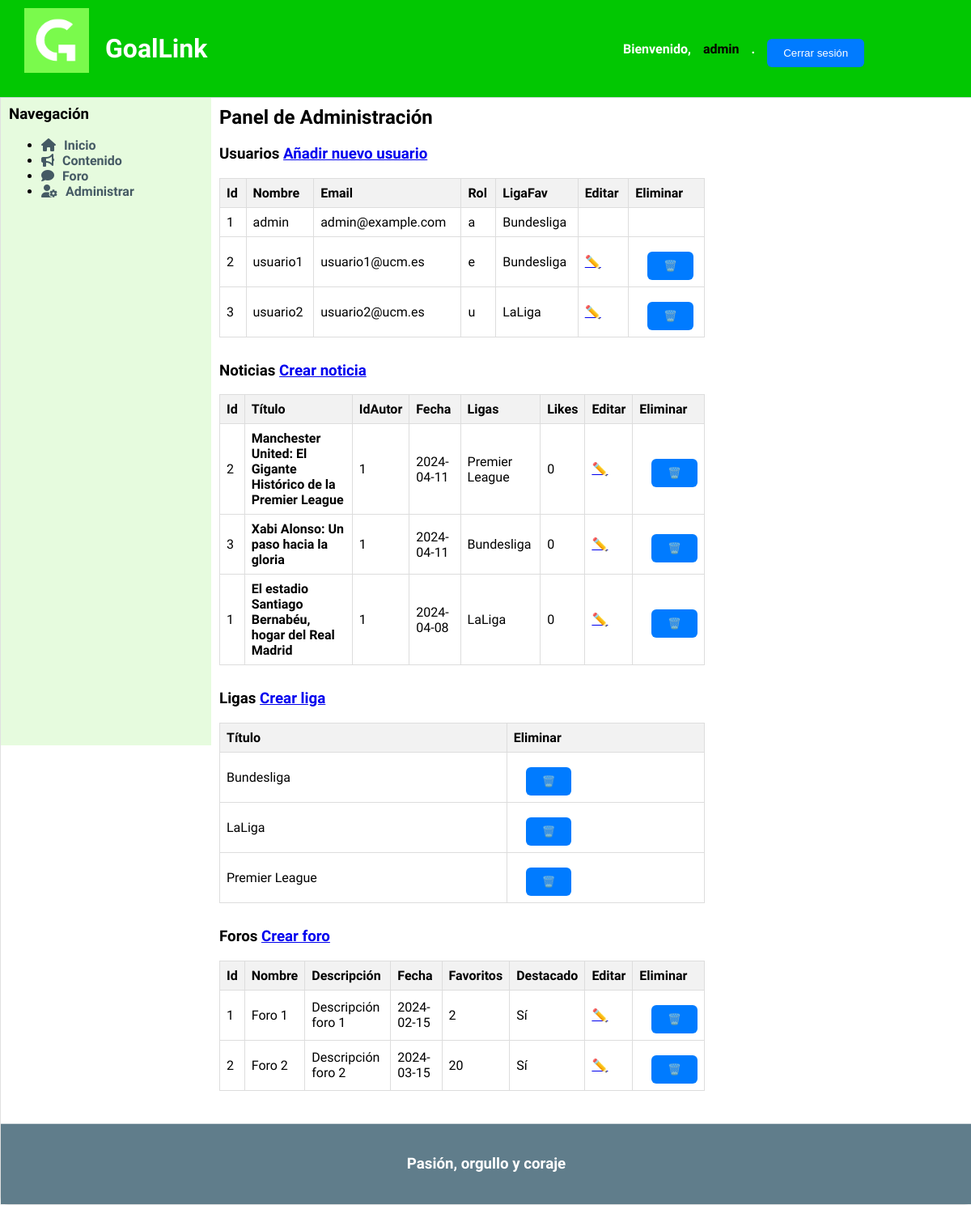
The app's page /admin.php (signed in) with its own data.
### tables this page shows
CREATE TABLE `usuario` (
  `id` int(11) NOT NULL,
  `nombre` varchar(15) NOT NULL,
  `email` varchar(30) NOT NULL,
  `password` varchar(100) NOT NULL,
  `rol` char(1) NOT NULL DEFAULT 'u' COMMENT '(u)suario(default), (a)dmin, (e)ditor, (m)oderador',
  `liga_fav` varchar(20) DEFAULT NULL,
  `imagen` varchar(255) DEFAULT NULL
);

CREATE TABLE `noticia` (
  `id` int(11) NOT NULL,
  `titulo` varchar(100) NOT NULL,
  `id_autor` int(11) DEFAULT NULL,
  `contenido` text DEFAULT NULL,
  `fecha` date NOT NULL,
  `likes` int(11) DEFAULT 0,
  `destacado` tinyint(1) NOT NULL DEFAULT 0,
  `imagen1` varchar(255) DEFAULT NULL,
  `liga` varchar(20) DEFAULT NULL
);

CREATE TABLE `ligas` (
  `nombre` varchar(20) NOT NULL,
  `logo` varchar(255) DEFAULT NULL
);

CREATE TABLE `foro` (
  `id` int(11) NOT NULL,
  `titulo` varchar(100) NOT NULL,
  `descripcion` varchar(200) DEFAULT NULL,
  `fecha` date NOT NULL,
  `favoritos` int(11) DEFAULT 0,
  `destacado` tinyint(1) NOT NULL DEFAULT 0
);

### includes/config.php (called while the page is built, shortened)
<?php
spl_autoload_register(function ($class) {
    $prefix = 'es\\ucm\\fdi\\aw\\';
    $base_dir = implode(DIRECTORY_SEPARATOR, [__DIR__, 'src', '']);
    $len = strlen($prefix);
    $relative_class = substr($class, $len);
    $file = $base_dir . str_replace('\\', '/', $relative_class) . '.php';
});
$app = \es\ucm\fdi\aw\Aplicacion::getInstance();

### includes/src/Aplicacion.php (called while the page is built, shortened)
<?php
class Aplicacion
{
    private static $instancia;
    public static function getInstance()
    {
        if (!self::$instancia instanceof self) {
            self::$instancia = new static();
        }
        return self::$instancia;
    }
    private $inicializada;
    private $rutaRaizApp;
    private function __construct()
    {
        $this->inicializada = false;
    }
    public function init($bdDatosConexion, $rutaApp = '/', $dirInstalacion = __DIR__)
    {
        if (!$this->inicializada) {
            $this->rutaRaizApp = $rutaApp;
            $tamRutaRaizApp = mb_strlen($this->rutaRaizApp);
            if ($tamRutaRaizApp > 0 && mb_substr($this->rutaRaizApp, $tamRutaRaizApp-1, 1) === '/') {
                $this->rutaRaizApp = mb_substr($this->rutaRaizApp, 0, $tamRutaRaizApp - 1);
            }
            $this->inicializada = true;
        }
    }
    public function resuelve($path = '')
    {
        $rutaAppLongitudPrefijo = mb_strlen($this->rutaRaizApp);
        return $this->rutaRaizApp . $path;
    }
    public function usuarioLogueado()
    {
        return ($_SESSION['login'] ?? false) === true;
    }
    public function esAdmin()
    {
        return $this->usuarioLogueado() && ($_SESSION['rol'] == 'a');
    }
    public function esEditor()
    {
        return $this->usuarioLogueado() && ($_SESSION['rol'] == 'e');
    }
}

### includes/src/usuarios/Usuario.php (called while the page is built, shortened)
<?php
class Usuario
{
    private $id;
    private $nombre;
    private $email;
    private $rol;
    private $liga_fav;
    public function __construct($nombre, $email, $password, $rol, $liga_fav,  $imagen=null, $id=null)
    {
        $this->id=$id;
        $this->nombre = $nombre;
        $this->email=$email;
        $this->rol = $rol;
        $this->liga_fav=$liga_fav;
    }
    public static function listaUsuario() {
        $app = Aplicacion::getInstance();
        $conn = $app->getConexionBd();
        $result = $conn->query("SELECT * FROM usuario");
        if($result){
            if($result->num_rows>0){
                while($array=$result->fetch_assoc()){
                    $user= new Usuario($array['nombre'], $array['email'],($array['password']),$array['rol'], $array['liga_fav'],$array['imagen'],$array['id']);
                    $lista[]=$user;
                }
                return $lista;
            }
            else{
                return NULL;
            }
        }
    }
    public function getId()
    {
        return $this->id;
    }
    public function getNombre()
    {
        return $this->nombre;
    }
    public function getRol()
    {
        return $this->rol;
    }
    public function getEmail()
    {
        return $this->email;
    }
    public function getLigaFav(){
        return $this->liga_fav;
    }
}

### includes/src/noticias/Noticia.php (called while the page is built, shortened)
<?php
class Noticia
{
    private $id;
    private $id_autor;
    private $titulo;
    private $fecha;
    private $likes;
    private $destacado;
    private $liga;
    public function __construct($id, $id_autor, $titulo, $contenido, $fecha, $likes, $destacado, $liga,  $imagen1=NULL)
    {
        $this->id = $id;
        $this->id_autor = $id_autor;
        $this->titulo = $titulo;
        $this->fecha = $fecha;
        $this->likes = $likes;
        $this->destacado = $destacado;
        if ($imagen1 !== NULL) {
            $this->imagen1 = file_get_contents($imagen1);
        }
        $this->liga=$liga;
    }
    public static function compararFechas($a, $b) {
        $aFecha=strtotime($a->getFecha());
        $bFecha=strtotime($b->getFecha());
        if ($bFecha==$aFecha) {
            return 0;
        }
        return ($aFecha > $bFecha) ? -1 : 1;
    }
    public static function listaDestacados($n) {
        $app = Aplicacion::getInstance();
        $conn = $app->getConexionBd();
        $result = $conn->query("SELECT * FROM noticia WHERE destacado>=$n");
        if($result && $result->num_rows>0){
            while($array=$result->fetch_assoc()){
                $noticia= new Noticia($array["id"], $array["id_autor"], $array["titulo"], $array["contenido"], $array["fecha"], $array["likes"], $array["destacado"], $array["liga"],$array["imagen1"] );
                $lista[]=$noticia;
            }
            usort($lista, array('es\ucm\fdi\aw\noticias\Noticia', 'compararFechas'));
            return $lista;
        }
        return NULL;
    }
    public function getId()
    {
        return $this->id;
    }
    public function getIdAutor()
    {
        return $this->id_autor;
    }
    public function getTitulo()
    {
        return $this->titulo;
    }
    public function getFecha()
    {
        return $this->fecha;
    }
    public function getLikes()
    {
        return $this->likes;
    }
    public function getLiga()
    {
        return $this->liga;
    }
    public function getDestacado()
    {
        return $this->destacado;
    }
}

### includes/src/ligas/Liga.php (called while the page is built, shortened)
<?php
class Liga
{
    private $nombre;
    public function __construct($nombre, $logo = NULL)
    {
        $this->nombre = $nombre;
        $this->logo = file_get_contents($logo);
    }
    public static function listaLigas()
    {
        $app = Aplicacion::getInstance();
        $conn = $app->getConexionBd();
        $result = $conn->query("SELECT * FROM ligas");
        if ($result && $result->num_rows > 0) {
            $lista = array();
            while ($array = $result->fetch_assoc()) {
                $liga = new Liga($array["nombre"], $array["logo"]);
                $lista[] = $liga;
            }
            return $lista;
        }
        return NULL;
    }
    public function getNombre()
    {
        return $this->nombre;
    }
}
?>

### includes/src/foros/Foro.php (called while the page is built, shortened)
<?php
class Foro
{
    private $id;
    private $titulo;
    private $descripcion;
    private $fecha;
    private $favoritos;
    private $destacado;
    public function __construct($id, $titulo, $descripcion, $fecha, $favoritos, $destacado)
    {
        $this->id = $id;
        $this->titulo = $titulo;
        $this->descripcion = $descripcion;
        $this->fecha = $fecha;
        $this->favoritos = $favoritos;
        $this->destacado = $destacado;
    }
    public static function listaForos()
    {
        $app = Aplicacion::getInstance();
        $conn = $app->getConexionBd();
        $lista = array();
        $result = $conn->query("SELECT * FROM foro");
        if ($result && $result->num_rows > 0) {
            while ($row = $result->fetch_assoc()) {
                $foro = new Foro($row["id"], $row["titulo"], $row["descripcion"], $row["fecha"], $row["favoritos"], $row["destacado"]);
                $lista[] = $foro;
            }
        }
        return $lista;
    }
    public function getId()
    {
        return $this->id;
    }
    public function getTitulo()
    {
        return $this->titulo;
    }
    public function getDescripcion()
    {
        return $this->descripcion;
    }
    public function getFecha()
    {
        return $this->fecha;
    }
    public function getfavoritos()
    {
        return $this->favoritos;
    }
    public function getDestacado()
    {
        return $this->destacado;
    }
}

### admin.php (the view, shortened to what this page needs)
<?php
require_once __DIR__.'/includes/config.php';
$contenido="<h2>Panel de Administración</h2>";
if($app->esAdmin()){
    $contenido .= <<<EOS
    <h3>Usuarios   <a href='anadirUsuario.php'>Añadir nuevo usuario</a></h3>
    EOS;
    $usuarios=es\ucm\fdi\aw\usuarios\Usuario::listaUsuario();
    if ($usuarios !== NULL) {
        $contenido .= "<table class='tabla-usuarios'>";
        $contenido .= "<tr><th>Id</th><th>Nombre</th><th>Email</th><th>Rol</th><th>LigaFav</th><th>Editar </th><th> Eliminar </th></tr>";
        foreach ($usuarios as $usuario) {
            $contenido .= "<tr>";
            $contenido .= "<td>" . $usuario->getId() . "</td>";
            $contenido .= "<td>" . $usuario->getNombre() . "</td>";
            $contenido .= "<td>" . $usuario->getEmail() . "</td>";
            $contenido .= "<td>" . $usuario->getRol() . "</td>";
            $contenido .= "<td>" . $usuario->getLigaFav() . "</td>";
            if($usuario->getRol()!="a") {
                $contenido .= "<td>" ." <a href='editUsuarios.php?usuario=" . urlencode($usuario->getNombre()) . "'>✏️</a>". "</td>";
                $formDelete = new FormularioUsuarioEliminar($usuario->getNombre());
                $contenido .= "<td>" . $formDelete->gestiona(). "</td>";
            }
            else{
                $contenido .= "<td>"."". "</td>";
                $contenido .= "<td>"."". "</td>";
            }
            $contenido .= "</tr>";
        }
        $contenido .= "</table>";
    } else {
        $contenido .= "<p>No se encontraron usuarios.</p>";
    }
}
if($app->esEditor() || $app->esAdmin()){
    $contenido .= <<<EOS
    <h3>Noticias
    <a href="crearNoticia.php">   Crear noticia</a></h3>
    EOS;
    $noticias = \es\ucm\fdi\aw\noticias\Noticia::listaDestacados(0);
    if ($noticias !== NULL) {
        $contenido .= "<table class='tabla-noticias'>";
        $contenido .= "<tr><th>Id</th><th>Título</th><th>IdAutor</th><th>Fecha</th><th>Ligas</th><th>Likes</th><th>Editar</th><th>Eliminar</th></tr>";
        foreach ($noticias as $noticia) {
            $contenido .= "<tr>";
            $contenido .= "<td>" . $noticia->getId() . "</td>";
            if(!$noticia->getDestacado()){
                $contenido .= "<td>" . $noticia->getTitulo() . "</td>";
            }
            else{
                $contenido .= "<td><b>" . $noticia->getTitulo() . "</b></td>";
            }                $contenido .= "<td>" . $noticia->getIdAutor() . "</td>";
            $contenido .= "<td>" . $noticia->getFecha() . "</td>";
            $contenido .= "<td>" . $noticia->getLiga() . "</td>";
            $contenido .= "<td>" . $noticia->getLikes() . "</td>";
            $contenido .= "<td>" ." <a href='editNoticias.php?noticia=" . urlencode($noticia->getId()) . "'>✏️</a>". "</td>";
            $formDelete = new FormularioNoticiaEliminar($noticia->getId());
            $contenido .= "<td>" . $formDelete->gestiona(). "</td>";
            $contenido .= "</tr>";
        }
        $contenido .= "</table>";
        } else {
            $contenido .= "<p>No se encontraron noticias destacadas.</p>";
        }
    }
if($app->esEditor() || $app->esAdmin()){
    $contenido .= <<<EOS
    <h3>Ligas
    <a href="crearLiga.php">   Crear liga</a></h3>
    EOS;
    $ligas = \es\ucm\fdi\aw\ligas\Liga::listaLigas();
    if ($ligas !== NULL) {
        $contenido .= "<table class='tabla-ligas'>";
        $contenido .= "<tr><th>Título</th><th>Eliminar</th></tr>";
        foreach ($ligas as $liga) {
            $contenido .= "<tr>";
            $contenido .= "<td>" . $liga->getNombre() . "</td>";
            $contenido .= "<td>" . (new FormularioLigaEliminar($liga->getNombre()))->gestiona(). "</td>";
            $contenido .= "</tr>";
        }
        $contenido .= "</table>";
    } else {
        $contenido .= "<p>No se encontraron ligas .</p>";
    }
}
if($app->esAdmin() || $app->esModerador()){
    $contenido .= <<<EOS
    <h3>Foros
    <a href="crearForo.php">Crear foro</a></h3>
    EOS;
    $foros = \es\ucm\fdi\aw\foros\Foro::listaForos();
    if ($foros !== NULL) {
        $contenido .= "<table class='tabla-foros'>";
        $contenido .= "<tr><th>Id</th><th>Nombre</th><th>Descripción</th><th>Fecha</th><th>Favoritos</th><th>Destacado</th><th>Editar</th><th>Eliminar</th></tr>";
        foreach ($foros as $foro) {
            $contenido .= "<tr>";
            $contenido .= "<td>" . $foro->getId() . "</td>";
            $contenido .= "<td>" . $foro->getTitulo() . "</td>";
            $contenido .= "<td>" . $foro->getDescripcion() . "</td>";
            $contenido .= "<td>" . $foro->getFecha() . "</td>";
            $contenido .= "<td>" . $foro->getFavoritos() . "</td>";
            $contenido .= "<td>" . ($foro->getDestacado() ? 'Sí' : 'No') . "</td>";
            $contenido .= "<td>" ." <a href='editarForo.php?foro=" . urlencode($foro->getId()) . "'>✏️</a>". "</td>";
            $formDelete = new FormularioForoEliminar($foro->getId());
            $contenido .= "<td>" . $formDelete->gestiona(). "</td>";
            $contenido .= "</tr>";
        }
        $contenido .= "</table>";
    } else {
        $contenido .= "<p>No se encontraron foros.</p>";
    }
}

### includes/src/usuarios/FormularioUsuarioEliminar.php (shortened to what this page needs)
<?php
class FormularioUsuarioEliminar extends Formulario
{
    public function __construct($usuario) {
        $this->usuario=$usuario;
    }
    private $usuario;
    protected function generaCamposFormulario(&$datos)
    {
        $camposFormulario = <<<EOS
        <input type="hidden" name="id" value="$this->usuario">
            <button class="enlace" type="submit">🗑️</button>
        EOS;
        return $camposFormulario;
    }
}

### includes/src/noticias/FormularioNoticiaEliminar.php (shortened to what this page needs)
<?php
class FormularionoticiaEliminar extends Formulario
{
    public function __construct($noticia) {
        $this->noticia=$noticia;
    }
    private $noticia;
    protected function generaCamposFormulario(&$datos)
    {
        $camposFormulario = <<<EOS
        <input type="hidden" name="id_noticia" value="$this->noticia">
            <button class="enlace" type="submit"> 🗑️</button>
        EOS;
        return $camposFormulario;
    }
}

### includes/src/ligas/FormularioLigaEliminar.php (shortened to what this page needs)
<?php
class FormularioLigaEliminar extends Formulario
{
    private $liga;
    public function __construct($liga) {
        $this->liga=$liga;
    }
    protected function generaCamposFormulario(&$datos)
    {
        $camposFormulario = <<<EOS
        <input type="hidden" name="liga_id" value="$this->liga">
            <button class="enlace" type="submit"> 🗑️</button>
        EOS;
        return $camposFormulario;
    }
}

### includes/src/foros/FormularioForoEliminar.php (shortened to what this page needs)
<?php
class FormularioForoEliminar extends Formulario
{
    private $foroId;
    public function __construct($foroId) {
        $this->foroId = $foroId;
    }
    protected function generaCamposFormulario(&$datos)
    {
        $camposFormulario = <<<EOS
        <input type="hidden" name="foro_id" value="$this->foroId">
        <button class="enlace" type="submit"> 🗑️</button>
        EOS;
        return $camposFormulario;
    }
}
?>

### records on screen
usuario: id "1", nombre "admin", email "admin@example.com", rol "a", liga_fav "Bundesliga"
usuario: id "2", nombre "usuario1", email "usuario1@ucm.es", rol "e", liga_fav "Bundesliga"
usuario: id "3", nombre "usuario2", email "usuario2@ucm.es", rol "u", liga_fav "LaLiga"
noticia: id "2", titulo "Manchester United: El Gigante Histórico de la Premier League", id_autor "1", fecha "2024-04-11", liga "Premier League", likes "0"
noticia: id "3", titulo "Xabi Alonso: Un paso hacia la gloria", id_autor "1", fecha "2024-04-11", liga "Bundesliga", likes "0"
noticia: id "1", titulo "El estadio Santiago Bernabéu, hogar del Real Madrid", id_autor "1", fecha "2024-04-08", liga "LaLiga", likes "0"
ligas: nombre "Bundesliga"
ligas: nombre "LaLiga"
ligas: nombre "Premier League"
foro: id "1", titulo "Foro 1", descripcion "Descripción foro 1", fecha "2024-02-15", favoritos "2", destacado "Sí"
foro: id "2", titulo "Foro 2", descripcion "Descripción foro 2", fecha "2024-03-15", favoritos "20", destacado "Sí"

### other values on screen
$nombreUsuario "admin"
